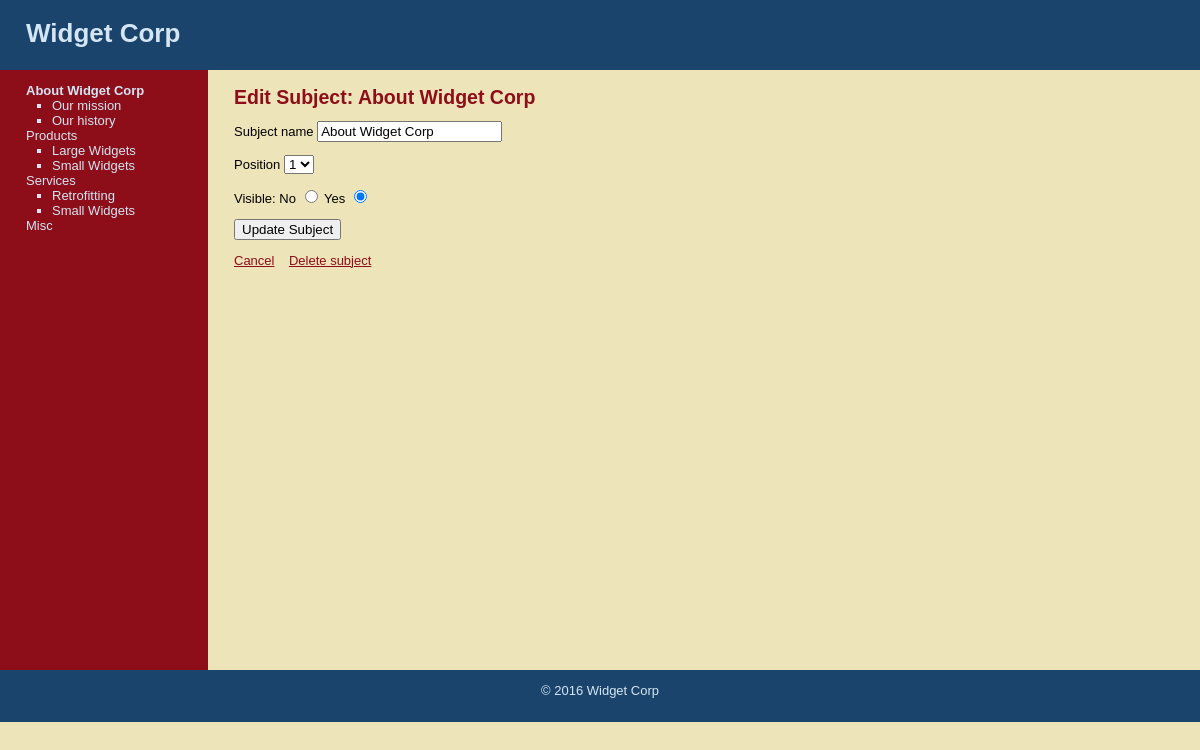
Page /05_project_adding_pages_and_crud/public/edit_subject.php?subject=1 on the committed database.
### tables this page shows
CREATE TABLE subjects (
	id INT(11) NOT NULL AUTO_INCREMENT,
	menu_name VARCHAR(30) NOT NULL,
	position INT(3) NOT NULL,
	visible TINYINT(1) NOT NULL DEFAULT TRUE,
	PRIMARY KEY(id)
);

CREATE TABLE pages(
	id INT(11) NOT NULL AUTO_INCREMENT,
	subject_id INT(11) NOT NULL,
	menu_name VARCHAR(30) NOT NULL,
	position INT(3) NOT NULL,
	visible TINYINT(1) NOT NULL,
	content TEXT,
	PRIMARY KEY (id),
	INDEX (subject_id),
	creation_date DATETIME NOT NULL DEFAULT NOW(),
	modification_date DATETIME NOT NULL DEFAULT NOW()
);

### 05_project_adding_pages_and_crud/includes/functions/functions.php (called while the page is built, shortened)
<?php
function find_subjects_count() {
	return mysqli_num_rows(find_all_subjects());
}
function find_all_subjects() {
	global $connection;
	$subject_query = 'SELECT * FROM subjects ';
	$subject_query .= 'ORDER BY position ASC';
	$subjects_result_set = mysqli_query($connection, $subject_query);
	return $subjects_result_set;
}
function find_pages_by_subject_id($subject_id) {
	global $connection;
	$safe_subject_id = mysqli_real_escape_string($connection, $subject_id);
	$pages_query = 'SELECT * FROM pages ';
	$pages_query .= 'WHERE subject_id = ' . $safe_subject_id;
	$pages_result_set = mysqli_query($connection, $pages_query);
	return $pages_result_set;
}
function find_subject_by_id($subject_id) {
	global $connection;
	$safe_subject_id = mysqli_real_escape_string($connection, $subject_id);
	$subject_query = 'SELECT * FROM subjects ';
	$subject_query .= 'WHERE id = ' . $safe_subject_id;
	$subject_query .= ' LIMIT 1';
	$subjects_result_set = mysqli_query($connection, $subject_query);
	$subject = mysqli_fetch_assoc($subjects_result_set);
	return $subject ? $subject : null;
}
function find_selected_page() {
	$current_subject = isset($_GET['subject']) ? find_subject_by_id($_GET['subject']) : null;
	$current_page = isset($_GET['page']) ? find_page_by_id($_GET['page']) : null;
}

### 05_project_adding_pages_and_crud/public/edit_subject.php (the view, shortened to what this page needs)
<?php require_once '../includes/functions/functions.php' ?>
<?php  find_selected_page() ?>
<?php include '../includes/layouts/header.inc.php' ?>
<div id="main">
	<div id="navigation">
		<?php include '../includes/layouts/snippets/navigation.php' ?>
	</div>
	<div id="page">
		<h2>Edit Subject: <?= $current_subject['menu_name'] ?></h2>
		<form action="edit_subject.php?subject=<?= urlencode($current_subject['id']) ?>" method="post">
			<p>
				<label for="menu_name">Subject name</label>
				<input type="text" id="menu_name" name="menu_name" value="<?= htmlentities($current_subject['menu_name']) ?>">
			</p>
			<p>
				<label for="position">Position</label>
				<select name="position" id="position">
					<?php  for($count = 1; $count < find_subjects_count(); $count ++) : ?>
					<option value="<?= $count ?>" <?php if($current_subject['position'] == $count) echo 'selected' ?>><?= $count ?></option>
					<?php endfor; ?>
				</select>
			</p>
			<p>
				Visible:
				<label for="not_visible">No</label>
				<input type="radio" id="not_visible" name="visible" value="0" <?php if($current_subject['visible'] == 0) echo 'checked' ?>>
				<label for="visible">Yes</label>
				<input type="radio" id="visible" name="visible" value="1" <?php if($current_subject['visible'] == 1) echo 'checked' ?>>
			</p>
			<p>
				<input type="submit" value="Update Subject">
			</p>
		</form>
		<a href="manage_content.php">Cancel</a>
		<a href="delete_subject.php?subject=<?= urlencode($current_subject['id']) ?>" onclick="return confirm('Are you sure?')">Delete subject</a>
	</div>
</div>
<?php include '../includes/layouts/footer.inc.php' ?>

### 05_project_adding_pages_and_crud/includes/layouts/header.inc.php (shortened to what this page needs)
<!DOCTYPE html>
<html lang="en">
<head>
	<link rel="stylesheet" href="css/public.css" media="all">
</head>
<body>
	<div id="header">
		<h1>Widget Corp</h1>
	</div>

### 05_project_adding_pages_and_crud/includes/layouts/snippets/navigation.php (shortened to what this page needs)
<?php $subjects_result_set  = find_all_subjects() ?>
<ul class="subjects">
	<?php while($subject = mysqli_fetch_assoc($subjects_result_set)) : ?>
	<li <?php if($current_subject && $subject['id'] == $current_subject['id']) echo "class=\"selected\"" ?>>
		<a href="manage_content.php?subject=<?= urlencode($subject['id']) ?>">
			<?= htmlentities($subject['menu_name']) ?>
		</a>
		<?php $pages_result_set = find_pages_by_subject_id($subject['id']); ?>
		<ul class="pages">
			<?php while($page = mysqli_fetch_assoc($pages_result_set)) : ?>
			<li <?php if($current_page && $page['id'] == $current_page['id']) echo "class=\"selected\"" ?>>
				<a href="manage_content.php?page=<?= urlencode($page['id']) ?>">
					<?= htmlentities($page['menu_name']) ?>
				</a>
			</li>
			<?php endwhile; ?>
		</ul>
	</li>
	<?php endwhile; ?>
</ul>

### 05_project_adding_pages_and_crud/includes/layouts/footer.inc.php (shortened to what this page needs)
		<div id="footer">&copy; <?= date('Y') ?> Widget Corp</div>
	</body>
</html>

### 05_project_adding_pages_and_crud/public/css/public.css (style rules this page uses)
html { width: 100%; height: 100%; }
body { width: 100%; height: 100%; margin: 0; padding: 0; border: 0; font-family: Verdana, Arial, Helvetica, sans-serif; font-size: 13px; line-height: 15px; background: #EEE4B9; }
a { color: #8D0D19; }
#header { height: 70px; margin: 0; padding: 0; text-align: left; background: #1A446c; color: #D4E6F4; }
#header h1 { padding: 1em; margin: 0; }
#main { height: 600px; width: 100%; margin: 0; padding: 0; background: #EEE4B9; }
#footer { clear: both; height: 2em; margin: 0; padding: 1em; text-align: center; background: #1A446c; color: #D4E6F4; }
#navigation { float: left; width: 156px; height: 100%; margin: 0; padding: 0 2em; color: #D4E6F4; background: #8D0D19; }
#navigation a { color: #D4E6F4; text-decoration: none; }
ul.subjects, ul.data { margin: 1em 0px; padding-left: 0; list-style: none; }
ul.pages { padding-left: 2em; list-style: square; font-weight: normal; }
.selected { font-weight: bold; }
#page { float: left; height: 100px; padding-left: 2em; vertical-align: top; background: #EEE4B9 }
#page h2 { color: #8D0D19; margin-top: 1em; }

### rows in the picture
subjects: menu_name "About Widget Corp", position "1", visible "☐ No", visible "☑ Yes"
pages: menu_name "Our mission"
pages: menu_name "Our history"
subjects: menu_name "Products"
pages: menu_name "Large Widgets"
pages: menu_name "Small Widgets"
subjects: menu_name "Services"
pages: menu_name "Retrofitting"
pages: menu_name "Small Widgets"
subjects: menu_name "Misc"
